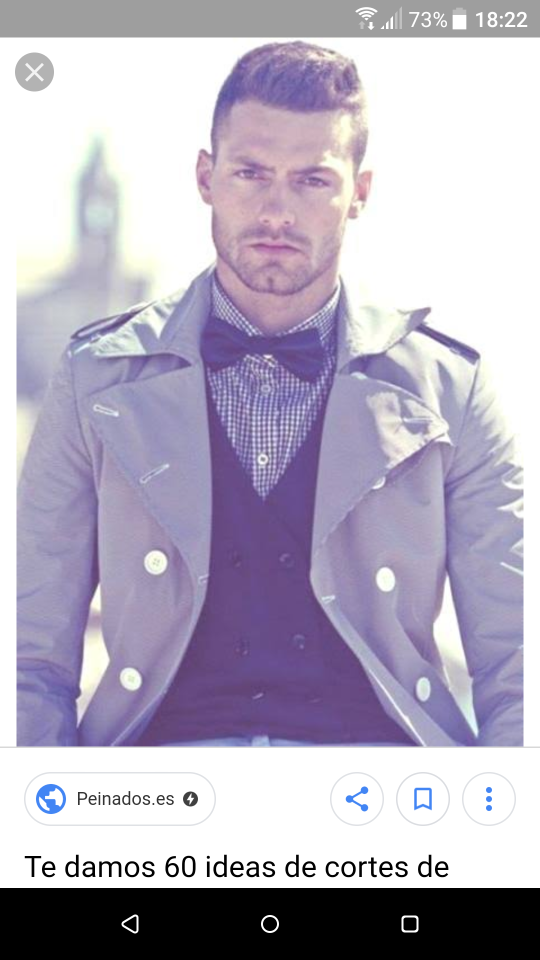
#> input picture imagen.png, 1080 x 1920 px (shown at 1/2 size)
$ python FaceDetetorImage.py
#> lines starting #> are read from the running program, lines starting #| are printed output that depends on the picture; after the words box and inside, x2 and y2 are one past the last pixel; in counts of white or black regions, pixels touching at a corner belong together
import cv2

face_cascade = cv2.CascadeClassifier("haarcascade_frontalface_default.xml")

# img = cv2.imread("Path image with extention")
img = cv2.imread("imagen.png")
#> img is the input picture: shape (1920, 1080, 3); mean B, G, R 191.1, 174.3, 180.8

gray_img = cv2.cvtColor(img,cv2.COLOR_BGR2GRAY)
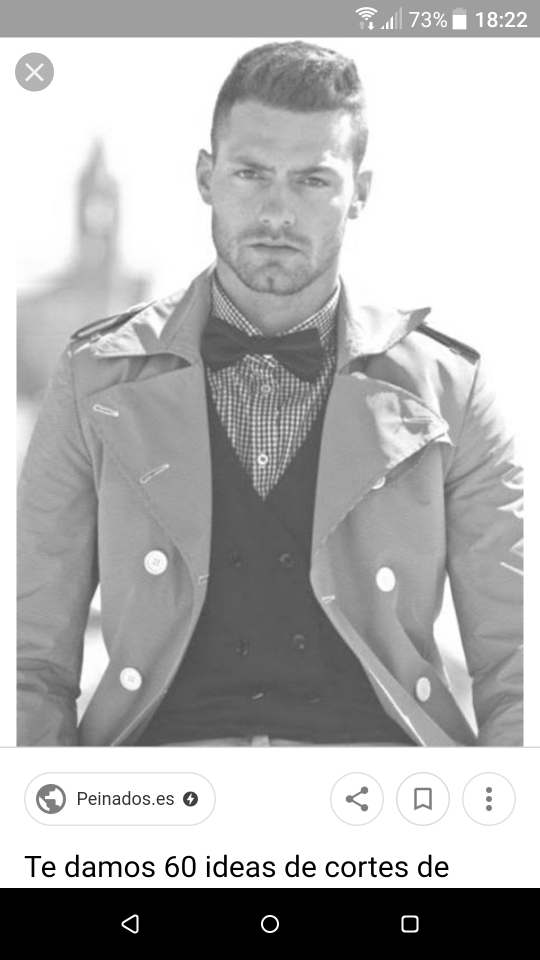
#> gray_img: shape (1920, 1080) (shown at 1/2 size); min 0, max 255, mean 178.2

faces = face_cascade.detectMultiScale(gray_img, scaleFactor = 1.05, minNeighbors =5)
#> faces = [[748, 1134, 48, 48], [232, 1322, 58, 58], [382, 221, 349, 349], [590, 990, 341, 341]]

for x,y,w,h in faces:
	img = cv2.rectangle(img, (x,y), (x+w,y+h),(0,255,0),3)
#> this loop made 4 passes
#> pass 1, `img = cv2.rectangle(img, (x,y), (x+w,y+h),(0,255,0),3)`:
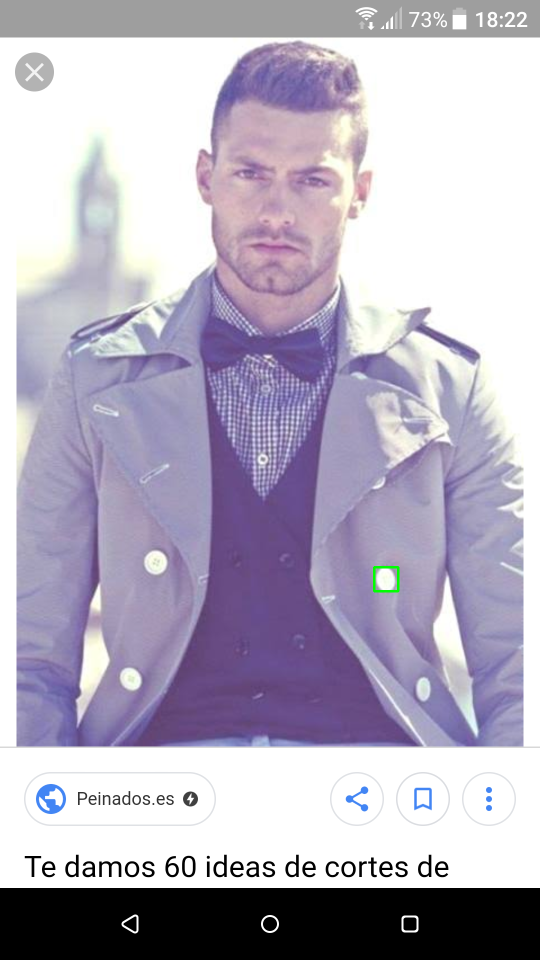
#> img: shape (1920, 1080, 3) (shown at 1/2 size); 0.05% of pixels changed, all inside (x1, y1, x2, y2) = (746, 1132, 799, 1185)
#> pass 2, `img = cv2.rectangle(img, (x,y), (x+w,y+h),(0,255,0),3)`:
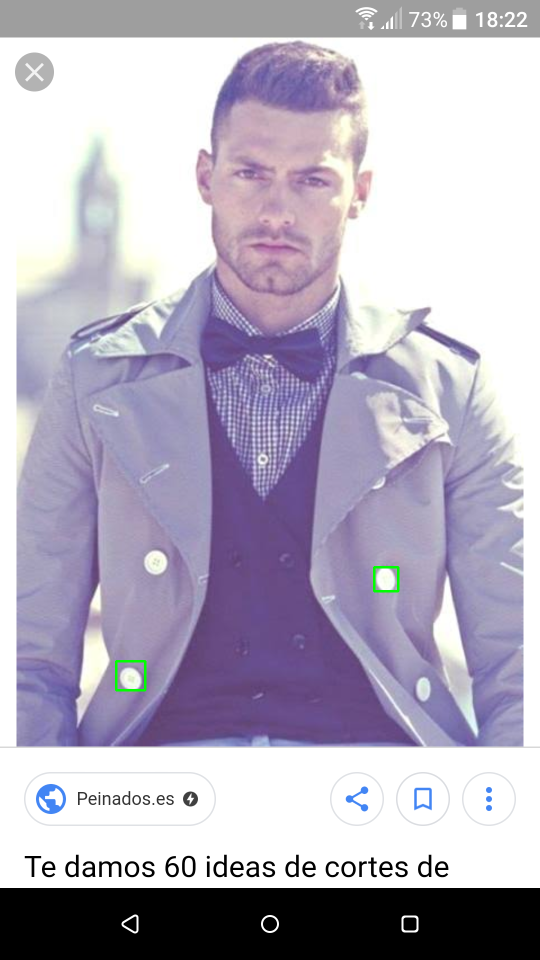
#> img: shape (1920, 1080, 3) (shown at 1/2 size); 0.06% of pixels changed, all inside (x1, y1, x2, y2) = (230, 1320, 293, 1383)
#> pass 3, `img = cv2.rectangle(img, (x,y), (x+w,y+h),(0,255,0),3)`:
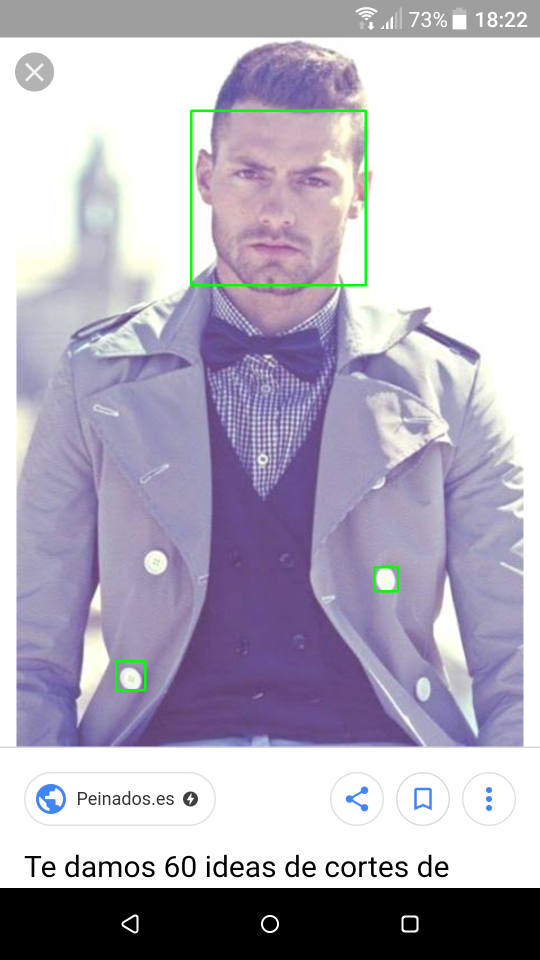
#> img: shape (1920, 1080, 3) (shown at 1/2 size); 0.34% of pixels changed, all inside (x1, y1, x2, y2) = (380, 219, 734, 573)
#> after the loop:
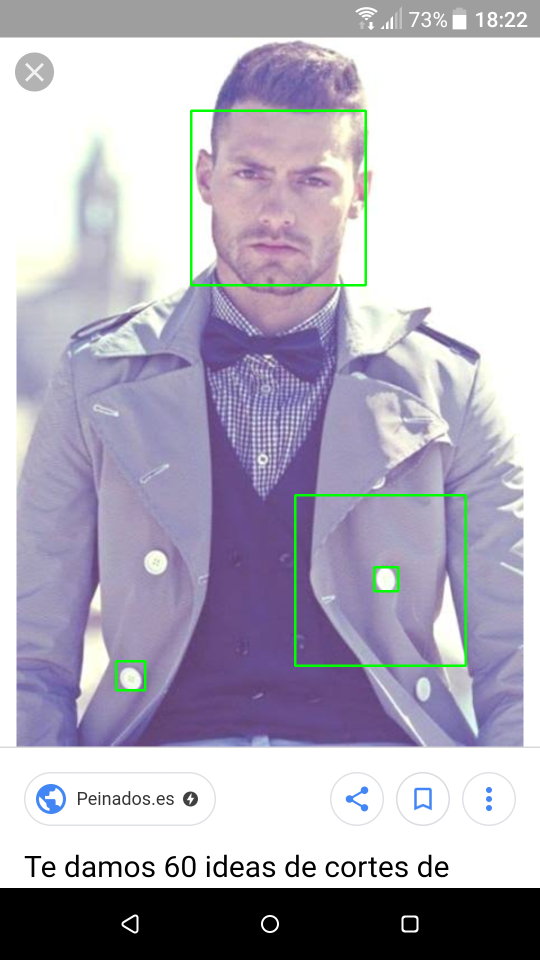
#> img: shape (1920, 1080, 3) (shown at 1/2 size); 0.33% of pixels changed, all inside (x1, y1, x2, y2) = (588, 988, 934, 1334)

resized = cv2.resize(img,(int(img.shape[1]/4),int(img.shape[0]/4)))
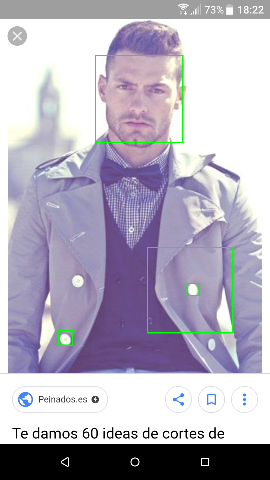
#> resized: shape (480, 270, 3); mean B, G, R 189.7, 175, 179.5

cv2.imshow("My image",resized)

# Push Key zero for Stop Script
cv2.waitKey(0)
cv2.destroyAllWindows()
